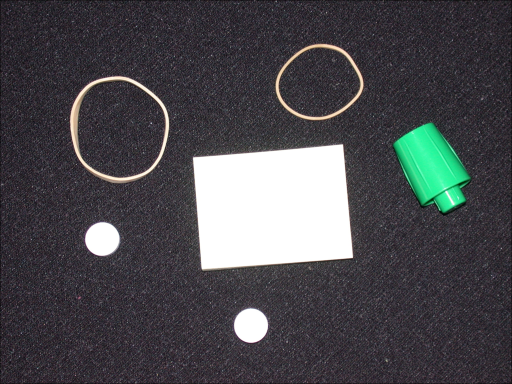
#> input picture Lab4_TestImages/pillsetc.png, 512 x 384 px, found by its file name
$ python lab4_challenge_pillsetc.py
#> lines starting #> are read from the running program, lines starting #| are printed output that depends on the picture; after the words box and inside, x2 and y2 are one past the last pixel; in counts of white or black regions, pixels touching at a corner belong together
#!/usr/bin/env python3
# -*- coding: utf-8 -*-
"""
Created on Sat Nov  1 21:44:59 2025

@author: gluppler
"""

# lab4_challenge_pillsetc.py
import cv2
import numpy as np
from pathlib import Path
from matplotlib import pyplot as plt
import sys

BASE = Path("/Users/gluppler/Downloads/School/test/Lab4_TestImages/")
IMG = BASE / "pillsetc.png"
OUT_MASK = BASE / "pillsetc_mask.png"
OUT_SEG = BASE / "pillsetc_segmented.png"

if not IMG.exists():
    raise SystemExit(f"Missing {IMG}")

img_bgr = cv2.imread(str(IMG), cv2.IMREAD_COLOR)
#> img_bgr is the input picture: shape (384, 512, 3); mean B, G, R 77.5, 73.6, 73.9
if img_bgr is None:
    raise SystemExit("Failed to read pillsetc.png")

gray = cv2.cvtColor(img_bgr, cv2.COLOR_BGR2GRAY)
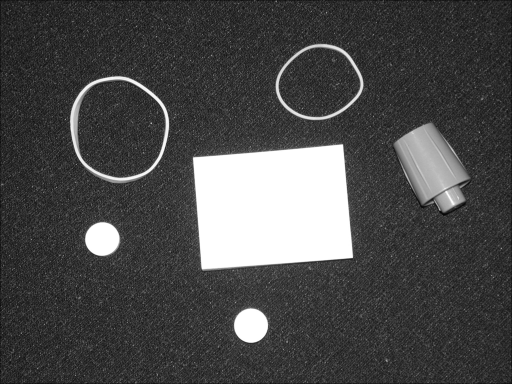
#> gray: shape (384, 512); min 6, max 255, mean 74.1

# Otsu threshold to auto choose T (works well for many foreground/background)
_, th_otsu = cv2.threshold(gray, 0, 255, cv2.THRESH_BINARY + cv2.THRESH_OTSU)
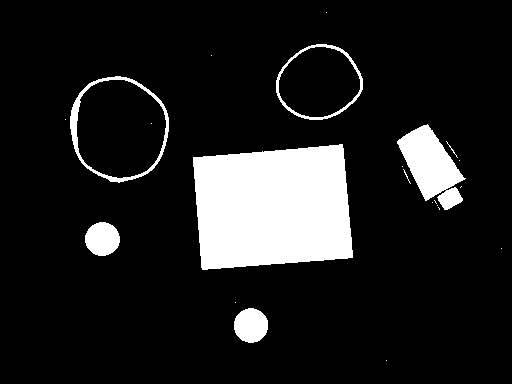
#> th_otsu: shape (384, 512); 12.3% white; 22 white regions (15 under 20 px), largest, box (x1, y1, x2, y2) and area: (193, 144, 353, 270) 17191, (397, 124, 466, 210) 3093, (70, 76, 169, 183) 1205

# Optional morphological cleanup
kernel = cv2.getStructuringElement(cv2.MORPH_ELLIPSE, (5,5))
mask = cv2.morphologyEx(th_otsu, cv2.MORPH_OPEN, kernel)
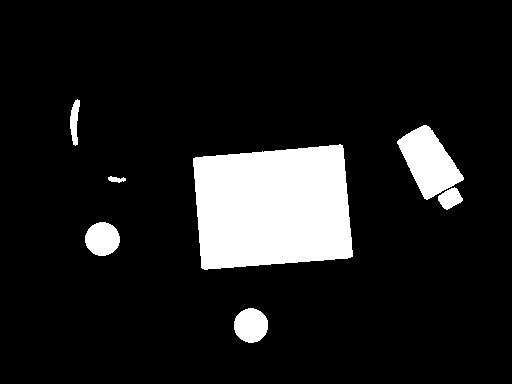
#> mask: shape (384, 512); 11.4% white; 7 white regions, largest, box (x1, y1, x2, y2) and area: (193, 144, 353, 270) 17183, (397, 125, 464, 200) 2721, (234, 308, 268, 343) 929
mask = cv2.morphologyEx(mask, cv2.MORPH_CLOSE, kernel)
#> mask: shape (384, 512); 11.5% white; 6 white regions, box (x1, y1, x2, y2) and area: (193, 144, 353, 270) 17183, (397, 125, 464, 210) 3114, (234, 308, 268, 343) 929, (85, 222, 120, 256) 924, (70, 99, 80, 146) 296, (108, 176, 126, 183) 78

# Keep original colours for foreground: use mask as 0/255
masked_color = cv2.bitwise_and(img_bgr, img_bgr, mask=mask)
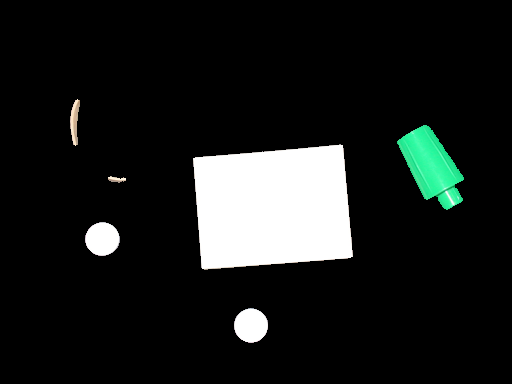
#> masked_color: shape (384, 512, 3); mean B, G, R 27.3, 28.7, 25.8

# Save (convert BGR->RGB for matplotlib display if needed)
cv2.imwrite(str(OUT_MASK), mask)
cv2.imwrite(str(OUT_SEG), masked_color)
print("Saved mask ->", OUT_MASK)
print("Saved segmented color image ->", OUT_SEG)

# Show results
plt.figure(figsize=(10,4))
plt.subplot(1,3,1); plt.imshow(cv2.cvtColor(img_bgr, cv2.COLOR_BGR2RGB)); plt.title("Original"); plt.axis("off")
plt.subplot(1,3,2); plt.imshow(mask, cmap="gray"); plt.title("Mask"); plt.axis("off")
plt.subplot(1,3,3); plt.imshow(cv2.cvtColor(masked_color, cv2.COLOR_BGR2RGB)); plt.title("Segmented (colors kept)"); plt.axis("off")
plt.tight_layout(); plt.show()
#> after `plt.tight_layout()`:
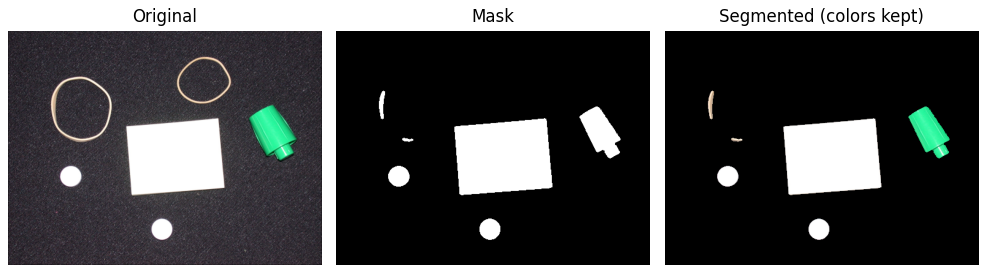
#> figure drawn by matplotlib, 3 panels
